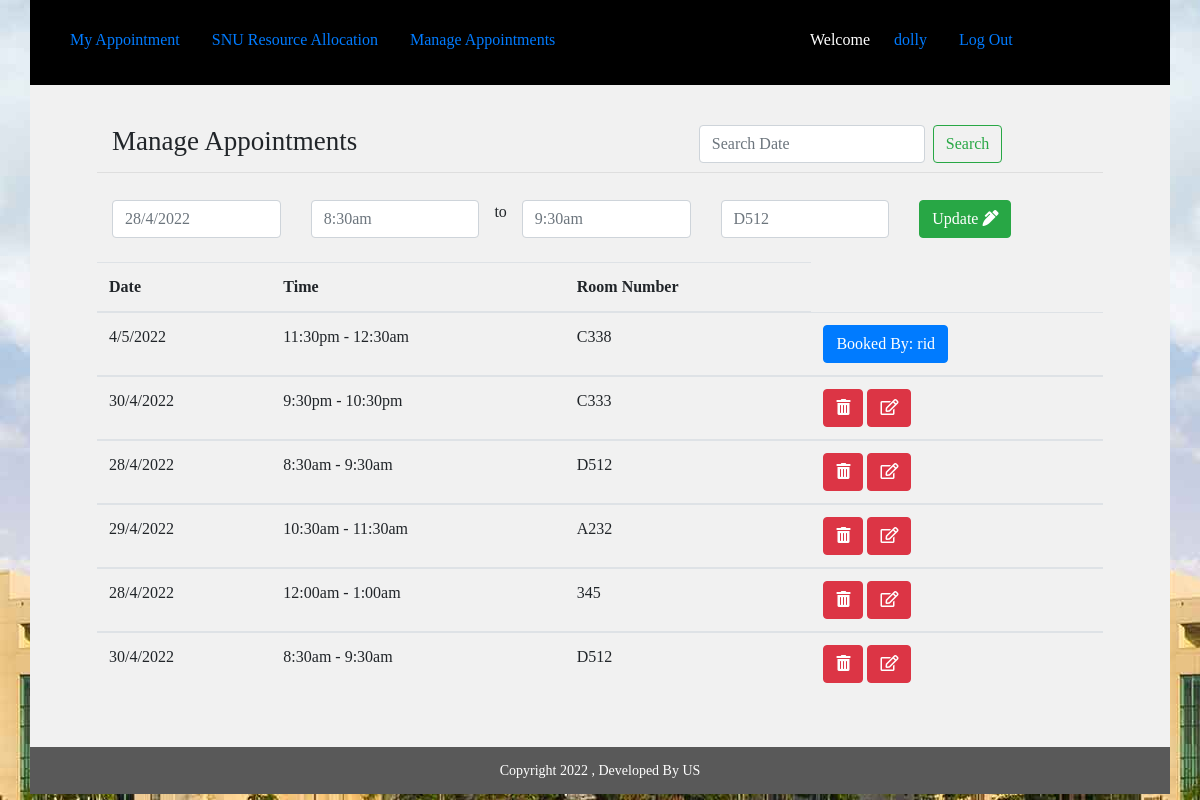
Screenshot of /teacher/create_appointment/update/39/ (signed in) with the database file from the repository.
### teacher/models.py (models this page shows, shortened)
class Appointment(models.Model):
	user=models.ForeignKey(settings.AUTH_USER_MODEL,blank=True, null=True,on_delete=models.DO_NOTHING)
	date=models.CharField(max_length=50)
	time_start=models.CharField(max_length=50)
	time_end=models.CharField(max_length=50)
	room_number=models.CharField(max_length=50)
	appointment_with=models.CharField(max_length=50,blank=True)
	update_time=models.DateField(auto_now=True, auto_now_add=False)
	frist_time=models.DateField(auto_now=False, auto_now_add=True)

### teacher/views.py (the view)
# urls.py: path('create_appointment/update/<int:id>/', teacher_appointment_update,name='teacher_appointment_update'),
def teacher_appointment_update(request,id):
	group_name=Group.objects.all().filter(user = request.user)# get logget user grouped name
	group_name=str(group_name[0]) # convert to string
	if "Teacher" == group_name:
		user_name=request.user.get_username()#Getting Username
		appointment_list = Appointment.objects.all().order_by("-id").filter(user=request.user)
		q=request.GET.get("q") #search start
		if q:
			appointment_list=appointment_list.filter(date__icontains=q)
		else:
			appointment_list = appointment_list #search end
		single_appointment	= Appointment.objects.get(id=id)
		form = AppointmentForm(request.POST or None, instance=single_appointment)
		if form.is_valid():
			    saving=form.save(commit=False)
			    saving.user=request.user
			    saving.save()
			    messages.success(request, 'Post Created Sucessfully')
			    return redirect('http://127.0.0.1:8000/teacher/create_appointment/')
		appointments= {
		    "query": appointment_list,
		    "user_name":user_name,
		    "form":form,
		}
		return render(request, 'teacher_appointment_update.html', appointments )
	else:
		return redirect('http://127.0.0.1:8000/')

### teacher/forms.py
class AppointmentForm(forms.ModelForm):
	class Meta:
		model=Appointment
		fields=[
		    "date",
		    "time_start",
		    "time_end",
		    "room_number",
		    "appointment_with"
		]

### templates/teacher_appointment_update.html (shortened to what this page needs)
{% extends 'common_teacher.html' %}
{% block common_teacher %}
   <div class="student">
           <div class="container">
          <div class="row min-height">
              <div class="col-sm-12">
                            <div class="row main_boder">
                                <div class="col-sm-7">
                                     <h3 class="appointmnet_list">Manage Appointments</h3>
                                </div>
                                <div class="col-sm-5">
                                      <form class="form-inline my-2 my-lg-0" method="GET" action="">
                                          <input class="form-control mr-sm-2" type="text" name="q" placeholder="Search Date" placeholder="Search With Name" aria-label="Search">
                                          <button class="btn btn-outline-success my-2 my-sm-0" type="submit" value="Search">Search</button>
                                       </form>
                                </div>
                            </div>
                          <form method="POST" action="">{% csrf_token %}
                               <div class="row" id="datepairExample">
                                  <div class="col">
                                    <input type="text" class="form-control date start"  name="{{form.date.name}}" required id="id_{{form.date.name}}" placeholder="{{form.date.value}}">
                                  </div>
                                  <div class="col">
                                    <input type="text" class="form-control time start" name="{{form.time_start.name}}" required id="id_{{form.time_start.name}}" required placeholder="{{form.time_start.value}}">
                                  </div> to
                                  <div class="col">
                                    <input type="text" class="form-control time end" name="{{form.time_end.name}}" required id="id_{{form.time_end.name}}" required placeholder="{{form.time_end.value}}">
                                  </div>
                                  <div class="col">
                                    <input type="text" class="form-control" name="{{form.room_number.name}}" required id="id_{{form.room_number.name}}" required placeholder="{{form.room_number.value}}">
                                  </div>
                                  <div class="col">
                                    <button type="submit" class="btn btn-success">Update <i class="fas fa-pen-alt"></i></button>
                                  </div>
                                </div>
                             </form>
                             <br>
      </div>
                             <table class="table">
                                       <thead>
                                        <tr>
                                          <th scope="col">Date</th>
                                          <th scope="col">Time</th>
                                          <th scope="col">Room Number</th>
                                        </tr>
                                      </thead>{% for appoint in query %}
                                      {% if appoint.appointment_with != '' %}
                                      <tbody>
                                        <tr>
                                          <td>{{appoint.date}}</td>
                                          <td>{{appoint.time_start}} - {{appoint.time_end}}</td>
                                          <td>{{appoint.room_number}}</td>
                                          <td><button title="Already booked, Not editable" type="button" class="btn btn-primary">Booked By: {{appoint.appointment_with}}</button></td>
                                        </tr>
                                      </tbody>{% endif %}
                                      {% if appoint.appointment_with == '' %}
                                      <tbody>
                                        <tr>
                                          <td>{{appoint.date}}</td>
                                          <td>{{appoint.time_start}} - {{appoint.time_end}}</td>
                                          <td>{{appoint.room_number}}</td>
                                          <td><a href='{% url "appointment_delete" id=appoint.id %}'><button type="submit" class="btn btn-danger"><i class="fas fa-trash-alt"></i></button></a> <a href='{% url "teacher_appointment_update" id=appoint.id %}'><button type="submit" class="btn btn-danger"><i class="far fa-edit"></i></button></a></td>
                                        </tr>
                                      </tbody>{% endif %}
                                      {% endfor %}
                              </table>
              </div>
          </div>
      </div>
      <div class="footer">
           <div class="container">
          <div class="row">
              <div class="col-sm-12">
                             Copyright 2022 , Developed By US
              </div>
          </div>
      </div>
      </div>
{% endblock common_teacher %}

### templates/common_teacher.html
{% extends 'common.html' %}
{% block body %}
   <div class="container ">
   	<div class="row studnet_nav">
   	             <div class="col-sm-8">
						     <ul class="nav nav-pills">
								  <li class="nav-item">
								    <a class="nav-link" href='{% url "teacher_home"%}'>My Appointment</a>
								  </li>
								  <li class="nav-item">
								    <a class="nav-link" href='{% url "logout"%}'>SNU Resource Allocation</a>
								  </li>
								  <li class="nav-item">
								    <a class="nav-link" href='{% url "teacher_appointment_list"%}'>Manage Appointments</a>
								  </li>
							  </ul>
                  </div>
                 <div class="col-sm-4">
					     <ul class="nav nav-pills">
							  <li class="nav-item">
							    <p>Welcome </p>
							  </li>
							  <li class="nav-item">
							    <a class="nav-link" href="#">{{user_name}}</a>
							  </li>
							  <li class="nav-item">
							    <a class="nav-link" href='{% url "logout"%}'>Log Out</a>
							  </li>
						  </ul>
	       		 </div>
	  </div>
    </div>
    {% block common_teacher %}
    {% endblock common_teacher %}
{% endblock %}

### static/css/style.css (style rules this page uses)
.login { height: 723px; background: url(image/background.jpg); }
.row.studnet_nav { background: hsl(0, 0%, 16%); PADDING: 5PX; }
.row.studnet_nav { background: black; color: white; padding: 9px; padding-top: 20px; }
h3.appointmnet_list { padding: 19px 0px 10px 0px; font-weight: normal; font-size: 27px; }
.student .row { background: #f1f1f1; }
body { font-family: cursive;!important }
.footer .row { background: #595959; text-align: center; font-size: 14px; color: white; padding: 13px; }
li.nav-item p { padding: 8px; }
h3.appointmnet_list { padding: 19px 0px 6px 0px; margin-bottom: 27px; font-weight: normal; font-size: 27px; }
.min-height h3.appointmnet_list { padding: 0px 0px 6px 0px; margin-bottom: 9px; font-weight: normal; font-size: 27px; }
.row.min-height { background: #f1f1f1; padding: 20px 67px 36px 67px; }
.row.main_boder { margin-bottom: 27px; border-bottom: 1px solid #00000014; }
.row.min-height { background: #f1f1f1; padding: 40px 67px 36px 67px; min-height: 591px; }
.main_boder { border-bottom: 1px solid #00000014; }

### rows the page displays
Appointment: date "28/4/2022", time_start "8:30am", time_end "9:30am", room_number "D512"
Appointment: date "4/5/2022", time_start "11:30pm", time_end "12:30am", room_number "C338", appointment_with "rid"
Appointment: date "30/4/2022", time_start "9:30pm", time_end "10:30pm", room_number "C333"
Appointment: date "29/4/2022", time_start "10:30am", time_end "11:30am", room_number "A232"
Appointment: date "28/4/2022", time_start "12:00am", time_end "1:00am", room_number "345"
Appointment: date "30/4/2022", time_start "8:30am", time_end "9:30am", room_number "D512"

### other values shown
{{ user_name }} "dolly"
